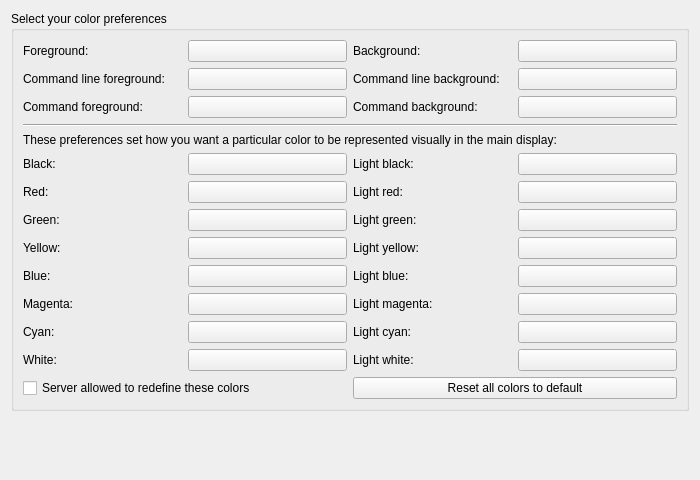
     <widget class="QWidget" name="tab_displayColors">
      <attribute name="title">
       <string>Color view</string>
      </attribute>
      <layout class="QVBoxLayout" name="vBoxLayout_tab_displayColors">
       <item>
        <widget class="QGroupBox" name="groupBox_displayColors">
         <property name="title">
          <string>Select your color preferences</string>
         </property>
         <layout class="QGridLayout" name="gridLayout_groupBox_displayColors">
          <item row="0" column="0">
           <widget class="QLabel" name="label_foreground_color">
            <property name="text">
             <string>Foreground:</string>
            </property>
            <property name="buddy">
             <cstring>pushButton_foreground_color</cstring>
            </property>
           </widget>
          </item>
          <item row="0" column="1">
           <widget class="QPushButton" name="pushButton_foreground_color">
            <property name="toolTip">
             <string>&lt;p&gt;The foreground color used by default for the main console (unless changed by a lua command or the game server).&lt;/p&gt;</string>
            </property>
            <property name="autoFillBackground">
             <bool>true</bool>
            </property>
            <property name="styleSheet">
             <string notr="true"/>
            </property>
            <property name="text">
             <string/>
            </property>
           </widget>
          </item>
          <item row="0" column="2">
           <widget class="QLabel" name="label_background_color">
            <property name="text">
             <string>Background:</string>
            </property>
            <property name="buddy">
             <cstring>pushButton_background_color</cstring>
            </property>
           </widget>
          </item>
          <item row="0" column="3">
           <widget class="QPushButton" name="pushButton_background_color">
            <property name="toolTip">
             <string>&lt;p&gt;The background color used by default for the main console (unless changed by a lua command or the game server).&lt;/p&gt;</string>
            </property>
            <property name="autoFillBackground">
             <bool>true</bool>
            </property>
            <property name="text">
             <string/>
            </property>
           </widget>
          </item>
          <item row="1" column="0">
           <widget class="QLabel" name="label_command_line_foreground_color">
            <property name="text">
             <string>Command line foreground:</string>
            </property>
            <property name="buddy">
             <cstring>pushButton_command_line_foreground_color</cstring>
            </property>
           </widget>
          </item>
          <item row="1" column="1">
           <widget class="QPushButton" name="pushButton_command_line_foreground_color">
            <property name="toolTip">
             <string>&lt;p&gt;The foreground color used for the main input area.&lt;/p&gt;</string>
            </property>
            <property name="text">
             <string/>
            </property>
           </widget>
          </item>
          <item row="1" column="2">
           <widget class="QLabel" name="label_command_line_background_color">
            <property name="text">
             <string>Command line background:</string>
            </property>
            <property name="buddy">
             <cstring>pushButton_command_line_background_color</cstring>
            </property>
           </widget>
          </item>
          <item row="1" column="3">
           <widget class="QPushButton" name="pushButton_command_line_background_color">
            <property name="toolTip">
             <string>&lt;p&gt;The background color used for the main input area.&lt;/p&gt;</string>
            </property>
            <property name="text">
             <string/>
            </property>
           </widget>
          </item>
          <item row="2" column="0">
           <widget class="QLabel" name="label_command_foreground_color">
            <property name="text">
             <string>Command foreground:</string>
            </property>
            <property name="buddy">
             <cstring>pushButton_command_foreground_color</cstring>
            </property>
           </widget>
          </item>
          <item row="2" column="1">
           <widget class="QPushButton" name="pushButton_command_foreground_color">
            <property name="toolTip">
             <string>&lt;p&gt;The foreground color used for text sent to the game server.&lt;/p&gt;</string>
            </property>
            <property name="autoFillBackground">
             <bool>true</bool>
            </property>
            <property name="text">
             <string/>
            </property>
           </widget>
          </item>
          <item row="2" column="2">
           <widget class="QLabel" name="label_command_background_color">
            <property name="text">
             <string>Command background:</string>
            </property>
            <property name="buddy">
             <cstring>pushButton_command_background_color</cstring>
            </property>
           </widget>
          </item>
          <item row="2" column="3">
           <widget class="QPushButton" name="pushButton_command_background_color">
            <property name="toolTip">
             <string>&lt;p&gt;The background color used for text sent to the game server.&lt;/p&gt;</string>
            </property>
            <property name="autoFillBackground">
             <bool>true</bool>
            </property>
            <property name="text">
             <string/>
            </property>
           </widget>
          </item>
          <item row="3" column="0" colspan="4">
           <widget class="Line" name="line_colorsSeparator">
            <property name="orientation">
             <enum>Qt::Horizontal</enum>
            </property>
           </widget>
          </item>
          <item row="4" column="0" colspan="4">
           <widget class="QLabel" name="label_ANSI_color_buttons_introduction">
            <property name="sizePolicy">
             <sizepolicy hsizetype="Preferred" vsizetype="Preferred">
              <horstretch>0</horstretch>
              <verstretch>0</verstretch>
             </sizepolicy>
            </property>
            <property name="text">
             <string>These preferences set how you want a particular color to be represented visually in the main display:</string>
            </property>
            <property name="wordWrap">
             <bool>true</bool>
            </property>
           </widget>
          </item>
          <item row="5" column="0">
           <widget class="QLabel" name="label_black">
            <property name="text">
             <string>Black:</string>
            </property>
            <property name="buddy">
             <cstring>pushButton_black</cstring>
            </property>
           </widget>
          </item>
          <item row="5" column="1">
           <widget class="QPushButton" name="pushButton_black">
            <property name="toolTip">
             <string>ANSI Color Number 0</string>
            </property>
            <property name="autoFillBackground">
             <bool>true</bool>
            </property>
            <property name="text">
             <string/>
            </property>
           </widget>
          </item>
          <item row="5" column="2">
           <widget class="QLabel" name="label_lBlack">
            <property name="text">
             <string>Light black:</string>
            </property>
            <property name="buddy">
             <cstring>pushButton_lBlack</cstring>
            </property>
           </widget>
          </item>
          <item row="5" column="3">
           <widget class="QPushButton" name="pushButton_lBlack">
            <property name="toolTip">
             <string>ANSI Color Number 8</string>
            </property>
            <property name="autoFillBackground">
             <bool>true</bool>
            </property>
            <property name="text">
             <string/>
            </property>
           </widget>
          </item>
          <item row="6" column="0">
           <widget class="QLabel" name="label_red">
            <property name="text">
             <string>Red:</string>
            </property>
            <property name="buddy">
             <cstring>pushButton_red</cstring>
            </property>
           </widget>
          </item>
          <item row="6" column="1">
           <widget class="QPushButton" name="pushButton_red">
            <property name="toolTip">
             <string>ANSI Color Number 1</string>
            </property>
            <property name="autoFillBackground">
             <bool>true</bool>
            </property>
            <property name="text">
             <string/>
            </property>
           </widget>
          </item>
          <item row="6" column="2">
           <widget class="QLabel" name="label_lRed">
            <property name="text">
             <string>Light red:</string>
            </property>
            <property name="buddy">
             <cstring>pushButton_lRed</cstring>
            </property>
           </widget>
          </item>
          <item row="6" column="3">
           <widget class="QPushButton" name="pushButton_lRed">
            <property name="toolTip">
             <string>ANSI Color Number 9</string>
            </property>
            <property name="autoFillBackground">
             <bool>true</bool>
            </property>
            <property name="text">
             <string/>
            </property>
           </widget>
          </item>
          <item row="7" column="0">
           <widget class="QLabel" name="label_green">
            <property name="text">
             <string>Green:</string>
            </property>
            <property name="buddy">
             <cstring>pushButton_green</cstring>
            </property>
           </widget>
          </item>
          <item row="7" column="1">
           <widget class="QPushButton" name="pushButton_green">
            <property name="toolTip">
             <string>ANSI Color Number 2</string>
            </property>
            <property name="autoFillBackground">
             <bool>true</bool>
            </property>
            <property name="text">
             <string/>
            </property>
           </widget>
          </item>
          <item row="7" column="2">
           <widget class="QLabel" name="label_lGreen">
            <property name="text">
             <string>Light green:</string>
            </property>
            <property name="buddy">
             <cstring>pushButton_lGreen</cstring>
            </property>
           </widget>
          </item>
          <item row="7" column="3">
           <widget class="QPushButton" name="pushButton_lGreen">
            <property name="toolTip">
             <string>ANSI Color Number 10</string>
            </property>
            <property name="autoFillBackground">
             <bool>true</bool>
            </property>
            <property name="text">
             <string/>
            </property>
           </widget>
          </item>
          <item row="8" column="0">
           <widget class="QLabel" name="label_yellow">
            <property name="text">
             <string>Yellow:</string>
            </property>
            <property name="buddy">
             <cstring>pushButton_yellow</cstring>
            </property>
           </widget>
          </item>
          <item row="8" column="1">
           <widget class="QPushButton" name="pushButton_yellow">
            <property name="toolTip">
             <string>ANSI Color Number 3</string>
            </property>
            <property name="autoFillBackground">
             <bool>true</bool>
            </property>
            <property name="text">
             <string/>
            </property>
           </widget>
          </item>
          <item row="8" column="2">
           <widget class="QLabel" name="label_lYellow">
            <property name="text">
             <string>Light yellow:</string>
            </property>
            <property name="buddy">
             <cstring>pushButton_lYellow</cstring>
            </property>
           </widget>
          </item>
          <item row="8" column="3">
           <widget class="QPushButton" name="pushButton_lYellow">
            <property name="toolTip">
             <string>ANSI Color Number 11</string>
            </property>
            <property name="autoFillBackground">
             <bool>true</bool>
            </property>
            <property name="text">
             <string/>
            </property>
           </widget>
          </item>
          <item row="9" column="0">
           <widget class="QLabel" name="label_blue">
            <property name="text">
             <string>Blue:</string>
            </property>
            <property name="buddy">
             <cstring>pushButton_blue</cstring>
            </property>
           </widget>
          </item>
          <item row="9" column="1">
           <widget class="QPushButton" name="pushButton_blue">
            <property name="toolTip">
             <string>ANSI Color Number 4</string>
            </property>
            <property name="autoFillBackground">
             <bool>true</bool>
            </property>
            <property name="text">
             <string/>
            </property>
           </widget>
          </item>
          <item row="9" column="2">
           <widget class="QLabel" name="label_lBlue">
            <property name="text">
             <string>Light blue:</string>
            </property>
            <property name="buddy">
             <cstring>pushButton_lBlue</cstring>
            </property>
           </widget>
          </item>
          <item row="9" column="3">
           <widget class="QPushButton" name="pushButton_lBlue">
            <property name="toolTip">
             <string>ANSI Color Number 12</string>
            </property>
            <property name="autoFillBackground">
             <bool>true</bool>
            </property>
            <property name="text">
             <string/>
            </property>
           </widget>
          </item>
          <item row="10" column="0">
           <widget class="QLabel" name="label_magenta">
            <property name="text">
             <string>Magenta:</string>
            </property>
            <property name="buddy">
             <cstring>pushButton_magenta</cstring>
            </property>
           </widget>
          </item>
          <item row="10" column="1">
           <widget class="QPushButton" name="pushButton_magenta">
            <property name="toolTip">
             <string>ANSI Color Number 5</string>
            </property>
            <property name="autoFillBackground">
             <bool>true</bool>
            </property>
            <property name="text">
             <string/>
            </property>
           </widget>
          </item>
          <item row="10" column="2">
           <widget class="QLabel" name="label_lMagenta">
            <property name="text">
             <string>Light magenta:</string>
            </property>
            <property name="buddy">
             <cstring>pushButton_lMagenta</cstring>
            </property>
           </widget>
          </item>
          <item row="10" column="3">
           <widget class="QPushButton" name="pushButton_lMagenta">
            <property name="toolTip">
             <string>ANSI Color Number 13</string>
            </property>
            <property name="autoFillBackground">
             <bool>true</bool>
            </property>
            <property name="text">
             <string/>
            </property>
           </widget>
          </item>
          <item row="11" column="0">
           <widget class="QLabel" name="label_cyan">
            <property name="text">
             <string>Cyan:</string>
            </property>
            <property name="buddy">
             <cstring>pushButton_cyan</cstring>
            </property>
           </widget>
          </item>
          <item row="11" column="1">
           <widget class="QPushButton" name="pushButton_cyan">
            <property name="toolTip">
             <string>ANSI Color Number 6</string>
            </property>
            <property name="autoFillBackground">
             <bool>true</bool>
            </property>
            <property name="text">
             <string/>
            </property>
           </widget>
          </item>
          <item row="11" column="2">
           <widget class="QLabel" name="label_lCyan">
            <property name="text">
             <string>Light cyan:</string>
            </property>
            <property name="buddy">
             <cstring>pushButton_lCyan</cstring>
            </property>
           </widget>
          </item>
          <item row="11" column="3">
           <widget class="QPushButton" name="pushButton_lCyan">
            <property name="toolTip">
             <string>ANSI Color Number 14</string>
            </property>
            <property name="autoFillBackground">
             <bool>true</bool>
            </property>
            <property name="text">
             <string/>
            </property>
           </widget>
          </item>
          <item row="12" column="0">
           <widget class="QLabel" name="label_white">
            <property name="text">
             <string>White:</string>
            </property>
            <property name="buddy">
             <cstring>pushButton_white</cstring>
            </property>
           </widget>
          </item>
          <item row="12" column="1">
           <widget class="QPushButton" name="pushButton_white">
            <property name="toolTip">
             <string>ANSI Color Number 7</string>
            </property>
            <property name="autoFillBackground">
             <bool>true</bool>
            </property>
            <property name="text">
             <string/>
            </property>
           </widget>
          </item>
          <item row="12" column="2">
           <widget class="QLabel" name="label_lWhite">
            <property name="text">
             <string>Light white:</string>
            </property>
            <property name="buddy">
             <cstring>pushButton_lWhite</cstring>
            </property>
           </widget>
          </item>
          <item row="12" column="3">
           <widget class="QPushButton" name="pushButton_lWhite">
            <property name="toolTip">
             <string>ANSI Color Number 15</string>
            </property>
            <property name="autoFillBackground">
             <bool>true</bool>
            </property>
            <property name="text">
             <string/>
            </property>
           </widget>
          </item>
          <item row="13" column="0" colspan="2">
           <widget class="QCheckBox" name="checkBox_allowServerToRedefineColors">
            <property name="toolTip">
             <string>&lt;p&gt;If this option is checked the Mud Server may send codes to change the above 16 colors or to reset them to their defaults by using standard ANSI &lt;tt&gt;OSC&lt;/tt&gt; Escape codes.&lt;/p&gt;&lt;p&gt;Specifically &lt;tt&gt;&amp;lt;OSC&amp;gt;Pirrggbb&amp;lt;ST&amp;gt;&lt;/tt&gt; will set the color with index &lt;i&gt;i&lt;/i&gt; to have the color with the given &lt;i&gt;rr&lt;/i&gt; red, &lt;i&gt;gg&lt;/i&gt; green and &lt;i&gt;bb&lt;/i&gt;  blue components where i is a single hex-digit ('0' to '9' or 'a' to 'f' or 'A' to 'F' to give a number between 0 an d15) and rr, gg and bb are two digit hex-digits numbers (between 0 to 255); &amp;lt;OSC&amp;gt; is &lt;i&gt;Operating System Command&lt;/i&gt; which is normally encoded as the ASCII &amp;lt;ESC&amp;gt; character followed by &lt;tt&gt;[&lt;/tt&gt; and &amp;lt;ST&amp;gt; is the &lt;i&gt;String Terminator&lt;/i&gt; which is normally encoded as the ASCII &amp;lt;ESC&amp;gt; character followed by &lt;tt&gt;\&lt;tt&gt;.&lt;/p&gt;&lt;p&gt;Conversely &lt;tt&gt;&amp;lt;OSC&amp;gt;R&amp;lt;ST&amp;gt;&lt;/tt&gt; will reset the colors to the defaults like the button to the right does.&lt;/p&gt;</string>
            </property>
            <property name="text">
             <string>Server allowed to redefine these colors</string>
            </property>
           </widget>
          </item>
          <item row="13" column="2" colspan="2">
           <widget class="QPushButton" name="pushButton_resetColors">
            <property name="text">
             <string>Reset all colors to default</string>
            </property>
           </widget>
          </item>
         </layout>
        </widget>
       </item>
       <item>
        <spacer name="verticalSpacer_displayColors">
         <property name="orientation">
          <enum>Qt::Vertical</enum>
         </property>
         <property name="sizeHint" stdset="0">
          <size>
           <width>678</width>
           <height>58</height>
          </size>
         </property>
        </spacer>
       </item>
      </layout>
     </widget>
